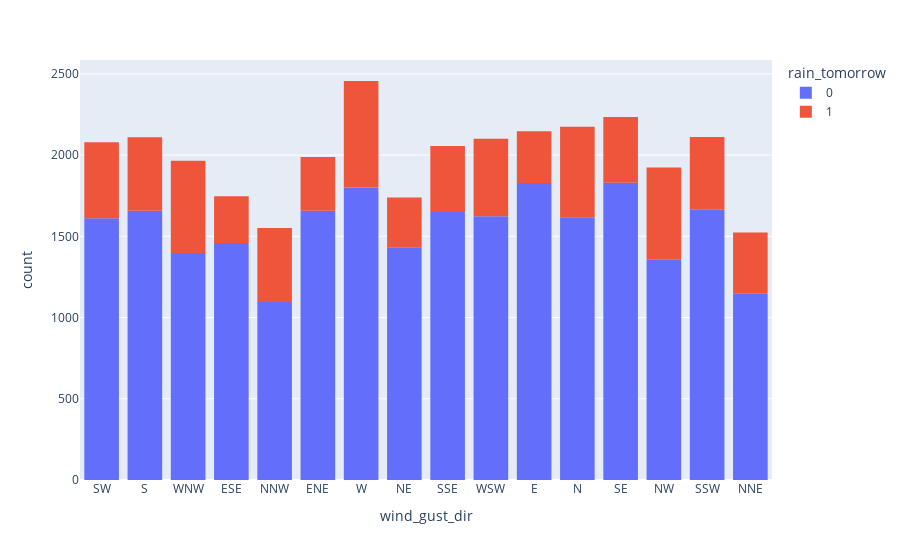

The code cell stored with this chart in its notebook:
### Code cell
px.histogram(df, x='wind_gust_dir', color=target)

### Figure 1 — Plotly figure (JSON) as saved in the notebook; plotly's stock layout.template omitted (floating-point values rounded to 4 significant figures; data arrays with more than 128 entries replaced by an {"elided": "..."} marker saying what was removed)
{"data": [{"alignmentgroup": "True", "bingroup": "x", "hovertemplate": "rain_tomorrow=0<br>wind_gust_dir=%{x}<br>count=%{y}<extra></extra>", "legendgroup": "0", "marker": {"color": "#636efa"}, "name": "0", "offsetgroup": "0", "orientation": "v", "showlegend": true, "type": "histogram", "x": {"elided": "26519 str values"}, "xaxis": "x", "yaxis": "y"}, {"alignmentgroup": "True", "bingroup": "x", "hovertemplate": "rain_tomorrow=1<br>wind_gust_dir=%{x}<br>count=%{y}<extra></extra>", "legendgroup": "1", "marker": {"color": "#EF553B"}, "name": "1", "offsetgroup": "1", "orientation": "v", "showlegend": true, "type": "histogram", "x": {"elided": "7672 str values"}, "xaxis": "x", "yaxis": "y"}], "layout": {"barmode": "relative", "legend": {"title": {"text": "rain_tomorrow"}, "tracegroupgap": 0}, "margin": {"t": 60}, "xaxis": {"anchor": "y", "domain": [0, 1], "title": {"text": "wind_gust_dir"}}, "yaxis": {"anchor": "x", "domain": [0, 1], "title": {"text": "count"}}}}
